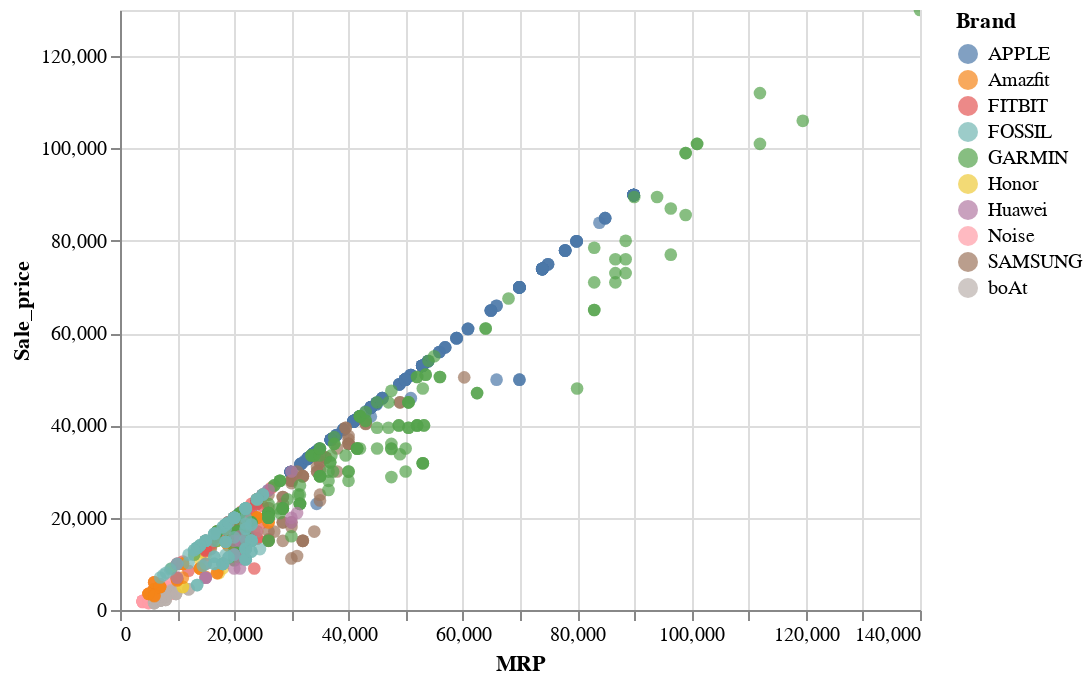

Notebook source saved alongside this figure:
### Markdown cell above
###  Analyzing the relation between sales price and MRP

### Code cell
import altair as alt
alt.Chart(df).mark_point(filled=True,size=40).encode(
    x='MRP',
    y='Sale_price',
    color='Brand',
    tooltip=['Brand', 'Sale_price', 'MRP']
).interactive()

### Figure 1 — Vega-Lite specification as saved in the notebook (floating-point values rounded to 4 significant figures; data arrays with more than 128 entries replaced by an {"elided": "..."} marker saying what was removed)
{"config": {"view": {"continuousWidth": 400, "continuousHeight": 300}}, "data": {"name": "data-40eef15a5b1ef2326c296634e7ace16a"}, "mark": {"type": "point", "filled": true, "size": 40}, "encoding": {"color": {"field": "Brand", "type": "nominal"}, "tooltip": [{"field": "Brand", "type": "nominal"}, {"field": "Sale_price", "type": "quantitative"}, {"field": "MRP", "type": "quantitative"}], "x": {"field": "MRP", "type": "quantitative"}, "y": {"field": "Sale_price", "type": "quantitative"}}, "selection": {"selector001": {"type": "interval", "bind": "scales", "encodings": ["x", "y"]}}, "$schema": "https://vega.github.io/schema/vega-lite/v4.17.0.json", "datasets": {"data-40eef15a5b1ef2326c296634e7ace16a": {"elided": "896 records"}}}
